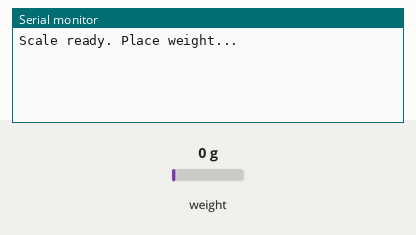
This sketch was run on a simulated Arduino Uno, built with avr-gcc and run on an emulated ATmega328P. Shown: the last lines printed to the serial monitor. The inputs (shaded band) are chosen by the test bench; at power-on: weight on the scale 0 g.

Above: at 3.7 s.
3.8 s: weight on the scale set to 100 g
At 5.0 s:
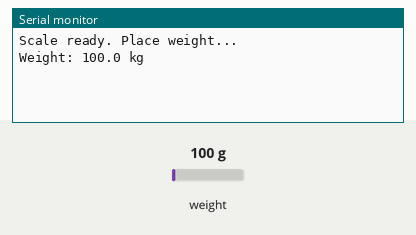
8.5 s: weight on the scale set to 1250 g
At 10.1 s:
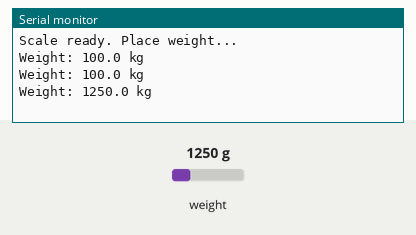

The sketch:

load_cell.ino
```cpp
#include "HX711.h"

const int LOADCELL_DOUT_PIN = 6;
const int LOADCELL_SCK_PIN  = 5;
const float CALIBRATION_FACTOR = 500.0; // Adjust until known weight reads correctly

HX711 scale;

void setup() {
  Serial.begin(9600);
  scale.begin(LOADCELL_DOUT_PIN, LOADCELL_SCK_PIN);

  // Wait for HX711 to be ready
  while (!scale.is_ready()) {
    Serial.println("HX711 not found. Check wiring...");
    delay(1000);
  }

  scale.set_scale(CALIBRATION_FACTOR);

  delay(500);
  scale.tare(20);          // Average 20 readings for a stable zero
  Serial.println("Scale ready. Place weight...");
}

void loop() {
  if (scale.is_ready()) {
    float weight = scale.get_units(20);
    if (abs(weight) < 0.01) weight = 0.0; // Deadband: ignore noise under 10g
    Serial.print("Weight: ");
    Serial.print(weight, 1);
    Serial.println(" kg");
  } else {
    Serial.println("HX711 not ready.");
  }
  delay(500);
}
```

Measured:
- after the input at 3.8 s, the serial monitor: prints a new line after 0.70 s (image 1)
- after the input at 8.5 s, the serial monitor: prints a new line after 1.0 s (image 2)
